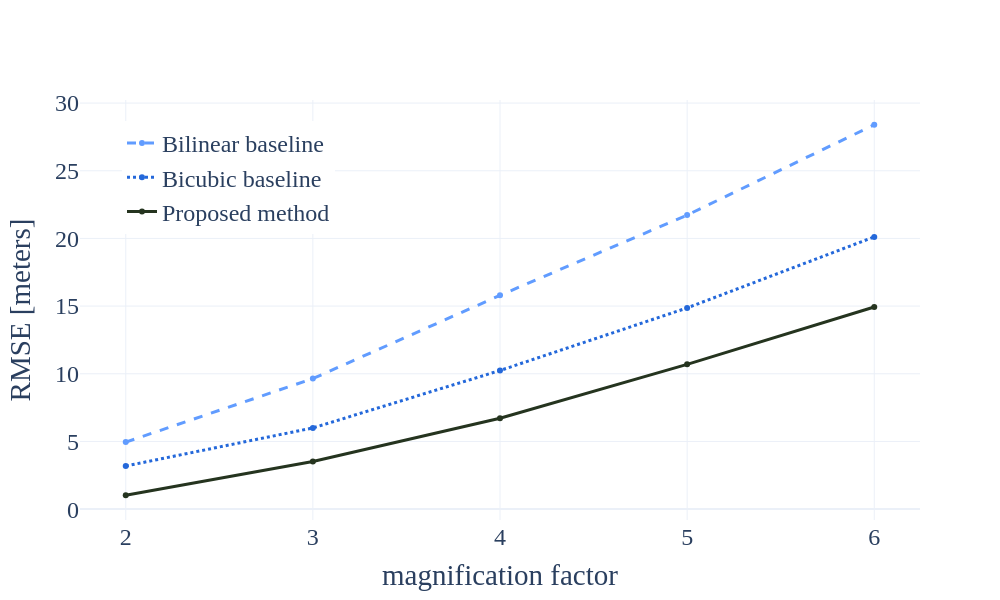

Notebook code cell kept with this figure:
### Code cell
visualise_results(bilinear_rmse.detach().cpu().numpy(), 
                  bicubic_rmse.detach().cpu().numpy(), 
                  tuned_proposed_rmse, 
                  n_scenes = 400, 
                  domain_name = "East Antarctica")

### Figure 1 — Plotly figure (JSON) as saved in the notebook; plotly's stock layout.template omitted (floating-point values rounded to 4 significant figures)
{"data": [{"line": {"color": "#619cff", "dash": "dash", "width": 3}, "mode": "lines+markers", "name": "Bilinear baseline", "type": "scatter", "x": [2, 3, 4, 5, 6], "y": [4.95, 9.644, 15.8, 21.73, 28.4]}, {"line": {"color": "#2468da", "dash": "dot", "width": 3}, "mode": "lines+markers", "name": "Bicubic baseline", "type": "scatter", "x": [2, 3, 4, 5, 6], "y": [3.184, 5.998, 10.24, 14.86, 20.11]}, {"line": {"color": "#25341f", "width": 3}, "mode": "lines+markers", "name": "Proposed method", "type": "scatter", "x": [2, 3, 4, 5, 6], "y": [1.024, 3.521, 6.712, 10.7, 14.94]}], "layout": {"font": {"family": "Times New Roman", "size": 24}, "height": 600, "legend": {"x": 0.05, "y": 0.95}, "width": 1000, "xaxis": {"tickmode": "array", "ticktext": [2, 3, 4, 5, 6], "tickvals": [2, 3, 4, 5, 6], "title": {"text": "magnification factor"}}, "yaxis": {"title": {"text": "RMSE [meters]"}}}}
